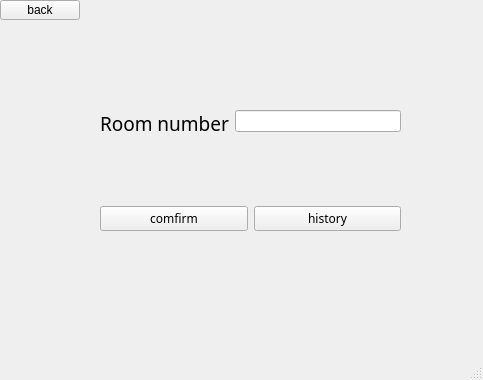
<?xml version="1.0" encoding="UTF-8"?>
<ui version="4.0">
 <class>roomHistory</class>
 <widget class="QMainWindow" name="roomHistory">
  <property name="geometry">
   <rect>
    <x>0</x>
    <y>0</y>
    <width>483</width>
    <height>380</height>
   </rect>
  </property>
  <property name="minimumSize">
   <size>
    <width>483</width>
    <height>380</height>
   </size>
  </property>
  <property name="maximumSize">
   <size>
    <width>483</width>
    <height>380</height>
   </size>
  </property>
  <property name="windowTitle">
   <string>MainWindow</string>
  </property>
  <property name="styleSheet">
   <string notr="true">background-color: 245, 245, 245;</string>
  </property>
  <widget class="QWidget" name="centralwidget">
   <property name="styleSheet">
    <string notr="true">background-image: url(:/img/img/w.png);</string>
   </property>
   <widget class="QPushButton" name="pushButton_back">
    <property name="geometry">
     <rect>
      <x>0</x>
      <y>0</y>
      <width>80</width>
      <height>20</height>
     </rect>
    </property>
    <property name="text">
     <string>back</string>
    </property>
   </widget>
   <widget class="QWidget" name="layoutWidget">
    <property name="geometry">
     <rect>
      <x>100</x>
      <y>110</y>
      <width>301</width>
      <height>121</height>
     </rect>
    </property>
    <layout class="QGridLayout" name="gridLayout">
     <item row="0" column="0" colspan="2">
      <layout class="QFormLayout" name="formLayout">
       <item row="0" column="0">
        <widget class="QLabel" name="label">
         <property name="font">
          <font>
           <family>黑体</family>
           <pointsize>14</pointsize>
          </font>
         </property>
         <property name="text">
          <string>Room number</string>
         </property>
        </widget>
       </item>
       <item row="0" column="1">
        <widget class="QLineEdit" name="lineEdit"/>
       </item>
      </layout>
     </item>
     <item row="1" column="0">
      <widget class="QPushButton" name="pushButton_comfirm">
       <property name="font">
        <font>
         <family>黑体</family>
        </font>
       </property>
       <property name="text">
        <string>comfirm</string>
       </property>
      </widget>
     </item>
     <item row="1" column="1">
      <widget class="QPushButton" name="pushButton_history">
       <property name="font">
        <font>
         <family>黑体</family>
        </font>
       </property>
       <property name="text">
        <string>history</string>
       </property>
      </widget>
     </item>
    </layout>
   </widget>
  </widget>
  <widget class="QMenuBar" name="menubar">
   <property name="geometry">
    <rect>
     <x>0</x>
     <y>0</y>
     <width>483</width>
     <height>21</height>
    </rect>
   </property>
  </widget>
  <widget class="QStatusBar" name="statusbar">
   <property name="styleSheet">
    <string notr="true">background-image: url(:/img/img/w.png);</string>
   </property>
  </widget>
 </widget>
 <resources/>
 <connections/>
</ui>
